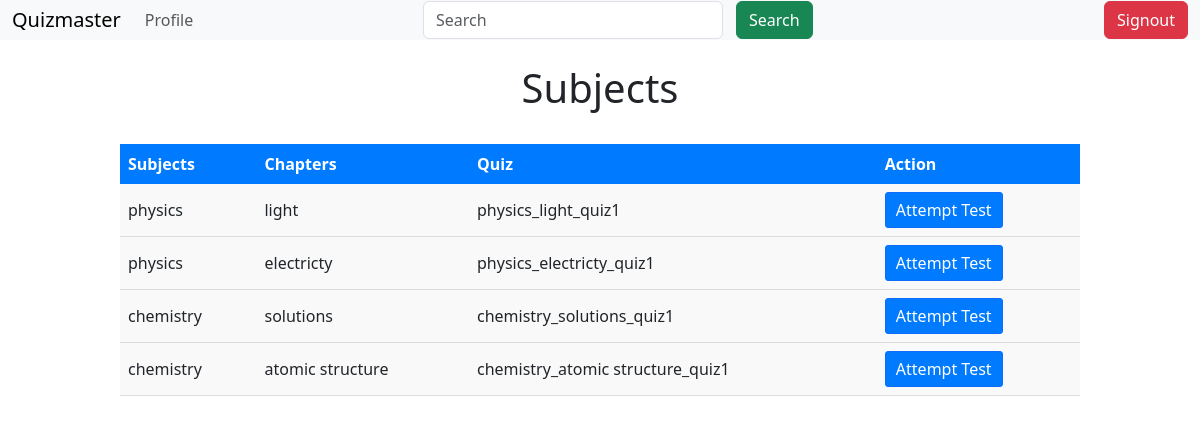
Page /user_subjects (signed in) on the committed database.
### models/models.py (models this page shows)
class Subject(db.Model):
    __tablename__ = "subject"
    id = db.Column(db.Integer, primary_key=True)
    name = db.Column(db.String(30), unique=True, nullable=False)
    description = db.Column(db.String(100))
    chapters = db.relationship('Chapter', backref='subject', lazy=True, cascade='all, delete')

class Chapter(db.Model):
    __tablename__ = "chapter"
    id = db.Column(db.Integer, primary_key=True)
    name = db.Column(db.String(100), nullable=False)
    description = db.Column(db.Text)
    subject_id = db.Column(db.Integer, db.ForeignKey('subject.id'), nullable=False)
    quizzes = db.relationship('Quiz', backref='chapter', lazy=True, cascade='all, delete')
    questions = db.relationship('Question', backref='chapter', lazy=True, cascade='all, delete')

class Quiz(db.Model):
    __tablename__ = "quiz"
    id = db.Column(db.Integer, primary_key=True)
    name = db.Column(db.String(100), nullable=False)
    chapter_id = db.Column(db.Integer, db.ForeignKey('chapter.id'), nullable=False)
    date_of_quiz = db.Column(db.DateTime, nullable=False, default=datetime.utcnow)
    time_duration = db.Column(db.String(5), nullable=True)  # hh:mm format
    remarks = db.Column(db.Text)
    questions = db.relationship('Question', backref='quiz', lazy=True, cascade='all, delete')

### controllers/routes.py (the view)
@app.route('/user_subjects', methods=['GET'])
@authcheck
def subjects():
    subjects = Subject.query.all()  # Fetch all subjects from the database
    return render_template('subjects.html', subjects=subjects)

### controllers/routes.py (called while the page is built)
def authcheck(func):
    @wraps(func)
    def wrapper(*args, **kwargs):
        if 'user_id' not in session:
            flash('Please login to access this page')
            return redirect(url_for('login'))
        return func(*args, **kwargs)
    return wrapper

### templates/subjects.html (shortened to what this page needs)
{% extends "layout.html" %}
{% block content %}
{% include 'navbar.html' %}
<br>
<h1 class="heading">Subjects</h1>
<br>
<table class="subjtable">
    <thead>
        <tr>
            <th>Subjects</th>
            <th>Chapters</th>
            <th>Quiz</th>
            <th>Action</th>
        </tr>
    </thead>
    <tbody>
        {% for subject in subjects %}
            {% for chapter in subject.chapters %}
                {% for quiz in chapter.quizzes %}
                    <tr>
                        <td>{{ subject.name }}</td>
                        <td>{{ chapter.name }}</td>
                        <td>{{ quiz.name }}</td>
                        <td>
                            <a href="{{ url_for('submit_quiz', quiz_id=quiz.id) }}" class="btn btn-primary">Attempt Test</a>
                        </td>
                    </tr>
                {% endfor %}
            {% endfor %}
        {% endfor %}
    </tbody>
</table>
{% endblock %}

### templates/subjects.html (style rules this page uses)
.heading { text-align: center; }
.subjtable { margin: 0 auto; padding: 15px; width: 80%; border-collapse: collapse; background-color: #f9f9f9; }
.subjtable th { background-color: #007BFF; color: white; padding: 8px; text-align: left; }
.subjtable td { padding: 8px; border-bottom: 1px solid #ddd; }
.btn-primary { background-color: #007BFF; color: white; padding: 5px 10px; text-decoration: none; border-radius: 3px; }

### rows in the picture
Subject: name "physics"
Chapter: name "light"
Quiz: name "physics_light_quiz1"
Chapter: name "electricty"
Quiz: name "physics_electricty_quiz1"
Subject: name "chemistry"
Chapter: name "solutions"
Quiz: name "chemistry_solutions_quiz1"
Chapter: name "atomic structure"
Quiz: name "chemistry_atomic structure_quiz1"
